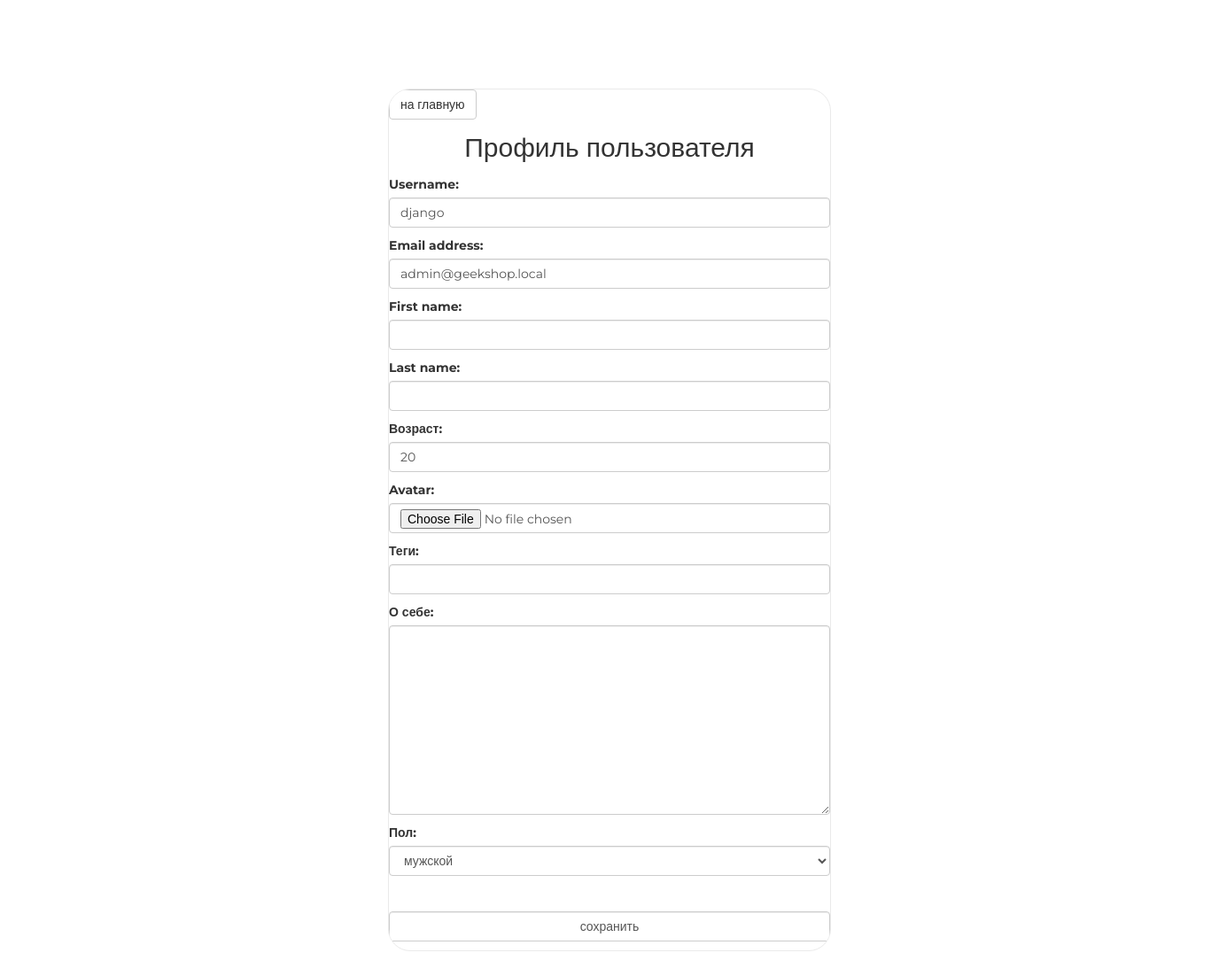
The page /auth/update/ (signed in) on the database its author committed.
### authapp/models.py (models this page shows, shortened)
class ShopUser(AbstractUser):
    age = models.PositiveSmallIntegerField(verbose_name='возраст', null=True)
    avatar = models.ImageField(upload_to='users_avatars', blank=True)
    activation_key = models.CharField(max_length=128, blank=True)
    activation_key_expires = models.DateTimeField(default=get_activation_key_expires)

### authapp/views.py (the view)
# urls.py: path('update/', authapp.update, name='update'),
@login_required
def update(request):
    if request.method == 'POST':
        form = ShopUserUpdateForm(request.POST, request.FILES,
                                  instance=request.user)
        profile_form = ShopUserProfileUpdateForm(
            request.POST, request.FILES,
            instance=request.user.shopuserprofile
        )
        if form.is_valid() and profile_form.is_valid():
            form.save()
            return HttpResponseRedirect(reverse('auth:update'))
    else:
        form = ShopUserUpdateForm(instance=request.user)
        profile_form = ShopUserProfileUpdateForm(instance=request.user.shopuserprofile)
    context = {
        'title': 'профиль пользователя',
        'form': form,
        'profile_form': profile_form,
    }
    return render(request, 'authapp/update.html', context)

### authapp/forms.py (shortened to what this page needs)
class ShopUserUpdateForm(UserChangeForm):
    class Meta:
        model = ShopUser
        fields = (
            'username', 'password', 'email', 'first_name',
            'last_name', 'age', 'avatar'
        )
    def __init__(self, *args, **kwargs):
        super().__init__(*args, **kwargs)
        for field_name, field in self.fields.items():
            if field_name == 'password':
                field.widget = forms.HiddenInput()
            else:
                field.widget.attrs['class'] = f'form-control {field_name}'
                field.help_text = ''

class ShopUserProfileUpdateForm(forms.ModelForm):
    class Meta:
        model = ShopUserProfile
        fields = ('tagline', 'aboutMe', 'gender')
    def __init__(self, *args, **kwargs):
        super().__init__(*args, **kwargs)
        for field_name, field in self.fields.items():
            field.widget.attrs['class'] = 'form-control'

### basketapp/context_processors.py (called while the page is built)
def basket(request):
    if request.user.is_authenticated:
        basket = request.user.basket.all()
    else:
        basket = []
    return {
        'basket': basket,
    }

### authapp/templates/authapp/update.html (shortened to what this page needs)
{% extends 'authapp/base.html' %}
{% load static %}
{% block container %}
    <div>
        <a class="btn btn-default" href="{% url 'main:index' %}">на главную</a>
    </div>
    <div class="h2 text-center head">
        Профиль пользователя
    </div>
    <form class="form-horizontal" method="post" enctype="multipart/form-data">
        {{ form.as_p }}
        {{ profile_form.as_p }}
        <br>
        <input class="form-control" type="submit" value="сохранить">
    </form>
{% endblock %}

### static/css/style.css (style rules this page uses)
* { margin: 0; padding: 0; }
body { font-family: 'Montserrat', sans-serif; }
html, body { height: 100%; }
.login .head { margin: 15px auto; }
.login .form-control[type="submit"] { margin: 10px auto; }
.login form { margin-bottom: 10px; }

### rows shown on the page
ShopUser: username "django", email "admin@geekshop.local", age "20"
